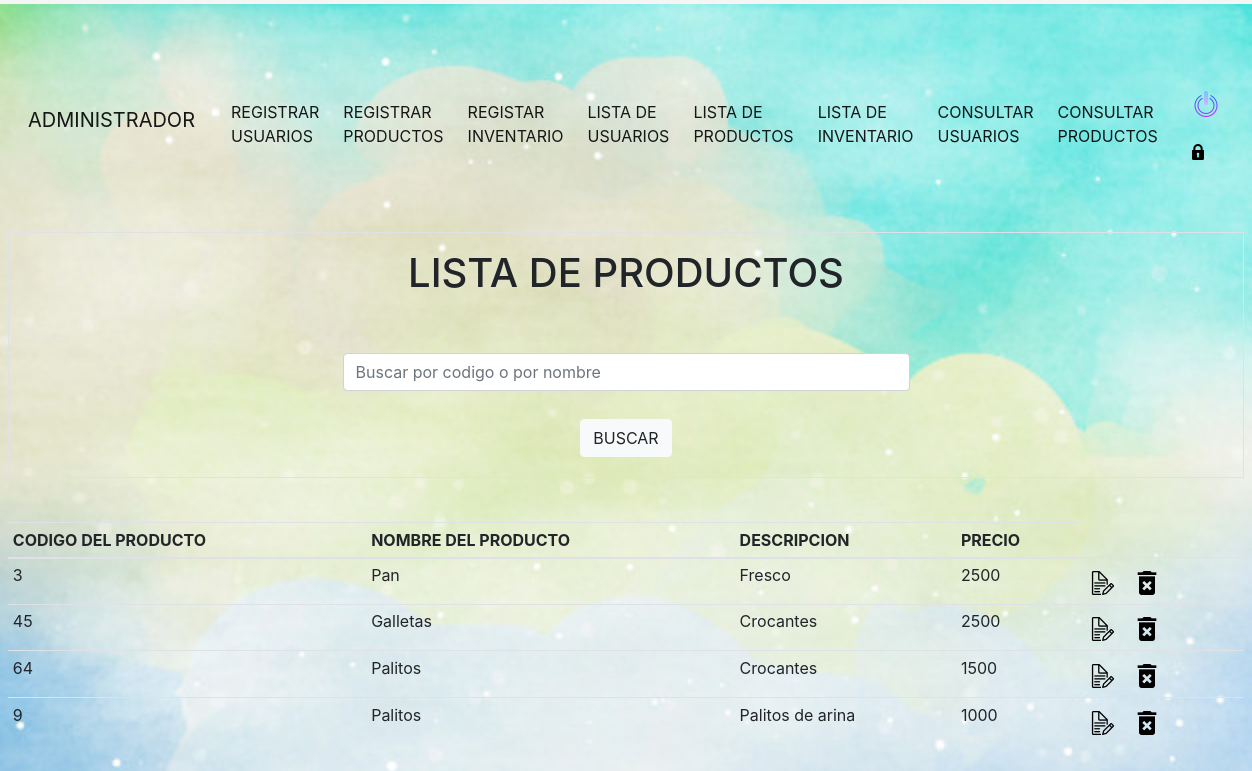
The app's page /consultar_productos.php (signed in) with its own data.
### tables this page shows
CREATE TABLE `permisos` (
  `codigo_permiso` int(11) NOT NULL,
  `permiso` int(11) DEFAULT NULL,
  `usuario` varchar(20) DEFAULT NULL,
  `estado` varchar(20) DEFAULT NULL
);

CREATE TABLE `productos` (
  `codigo_producto` char(11) NOT NULL,
  `nombre_producto` varchar(30) DEFAULT NULL,
  `descripcion` varchar(50) DEFAULT NULL,
  `precio` int(11) DEFAULT NULL
);

### funciones.php (called while the page is built, shortened)
<?php
	function encrypt($string, $key) {
		$result = ''; $key=$key.'2013';
	   	for($i=0; $i<strlen($string); $i++) {
			  $char = substr($string, $i, 1);
			  $keychar = substr($key, ($i % strlen($key))-1, 1);
			  $char = chr(ord($char)+ord($keychar));
			  $result.=$char;
	   	}
	   	return base64_encode($result);
	}
	function cadenas(){
		return 'YABCDFGJAH';
	}
?>

### consultar_productos.php (the view, shortened to what this page needs)
<?php
    include_once("funciones.php");
?>
<!DOCTYPE html>
<html lang="es">
<head>
    <link rel="stylesheet" type="text/css" href="css/bootstrap.min.css">
    <link rel="stylesheet" type="text/css" href="css/miestilo.css">
</head>
<body>
<?php include "menu.php"; ?>
	<table class="table table-bordered">
    	<tr class="well">
    		<td>
    			<h1 align="center">LISTA DE PRODUCTOS</h1>
    			<center>
        			<form name="from3" method="POST" action=" ">
            			<div class="input-prepend input-append col-md-6">
                			<span class="add-on"><i class="icon-search"></i></span>
                			<input type="text" name="buscar"  autocomplete="off"  class="form-control" aria-label="Sizing example input" autofocus="" placeholder="Buscar por codigo o por nombre" >
         				</div>
            			<br>
            			<button type="submit" class="btn btn-light" name="boton">BUSCAR</button>
        			</form>
    			</center>
    		</td>
    	</tr>
    </table>
    <br>
<table class="table table-sm">
    <thead>
        <tr>
            <th scope="col">CODIGO DEL PRODUCTO</th>
            <th scope="col">NOMBRE DEL PRODUCTO</th>
            <th scope="col">DESCRIPCION</th>
            <th scope="col">PRECIO</th>
        </tr>
        </thead>
        <tbody>
            <?php
                if(!empty($_POST['buscar'])){
                    $buscar = limpiar($_POST['buscar']);
                    $pame = mysql_query("SELECT * FROM productos WHERE codigo_producto LIKE '%$buscar%' or nombre_producto LIKE '%$buscar%' ORDER BY codigo_producto");
                }else{
                    $pame = mysql_query("SELECT * FROM productos ORDER BY codigo_producto");
                }
                while ($row = mysql_fetch_array($pame)) {
                    $url=cadenas().encrypt($row['codigo_producto'],'URLCODIGO');
            ?>
                <tr>
                    <td><?php echo $row['codigo_producto'];?></td>
                    <td><?php echo $row['nombre_producto'];?></td>
                    <td><?php echo $row['descripcion'];?></td>
                    <td><?php echo $row['precio'];?></td>
                    <td>
                        <a href="modificar_productos.php?codigo_producto=<?php echo $url; ?>"><img src="img/pencil-and-paper.png"></a>
                        <a href="consultar_productos.php?delete=<?php echo $row['codigo_producto'];?>"><img src="img/delete.png">
                        </a>
                    </td>
                </tr>
            <?php } ?>
        </tbody>
    </table>
</body>
</html>

### menu.php (shortened to what this page needs)
<?php
    $correo = $_SESSION['cod_user'];
    $tipo_usuario = $_SESSION['tipo_user'];
?>
    <nav class="navbar navbar-expand-lg navbar-light  mb-5">
        <a class="navbar-brand" href="#">
          <?php
              if ($tipo_usuario=='administrador') {
                  ?> ADMINISTRADOR <?php
              }else{
                  ?> CAJERO <?php
              }
          ?>
        </a>
        <div class="collapse navbar-collapse" id="navbarSupportedContent">
            <ul class="navbar-nav mr-auto">
                <?php
                    $conn = mysql_query("SELECT * FROM permisos
                                         INNER JOIN permisos_tem
                                         ON permisos.permiso = permisos_tem.codigo_permiso_tem
                                         AND permisos.usuario = '$correo'");
                    while ($row = mysql_fetch_array($conn)) {
                        if($row['nombre_permiso'] == 'registrar_usuarios' && $row['estado'] == 's'){
                            echo '<li class="nav-item">
                                        <a class="nav-link active" href="usuarios.php">REGISTRAR USUARIOS</a>
                                    </li>';
                        }
                        if($row['nombre_permiso'] == 'registrar_productos' && $row['estado'] == 's'){
                            echo '<li class="nav-item">
                                        <a class="nav-link active" href="productos.php">REGISTRAR PRODUCTOS</a>
                                    </li>';
                        }
                        if($row['nombre_permiso'] == 'registrar_inventario' && $row['estado'] == 's'){
                            echo '<li class="nav-item">
                                        <a class="nav-link active" href="inventario.php">REGISTAR INVENTARIO</a>
                                    </li>';
                        }
                        if($row['nombre_permiso'] == 'lista_usuarios' && $row['estado'] == 's'){
                            echo '<li class="nav-item active">
                                        <a class="nav-link" href="consultar_usuario.php">LISTA DE USUARIOS</a>
                                    </li>';
                        }
                        if($row['nombre_permiso'] == 'lista_productos' && $row['estado'] == 's'){
                            echo '<li class="nav-item active">
                                        <a class="nav-link" href="consultar_productos.php">LISTA DE PRODUCTOS</a>
                                    </li>';
                        }
                        if($row['nombre_permiso'] == 'lista_inventario' && $row['estado'] == 's'){
                            echo '<li class="nav-item active">
                                        <a class="nav-link " href="consultar_inventario.php">LISTA DE INVENTARIO</a>
                                    </li>';
                        }
                        if($row['nombre_permiso'] == 'consultar_usuarios' && $row['estado'] == 's'){
                            echo '<li class="nav-item active">
                                        <a class="nav-link " href="consultar_usuariosdos.php">CONSULTAR USUARIOS</a>
                                    </li>';
                        }
                        if($row['nombre_permiso'] == 'consultar_productos' && $row['estado'] == 's'){
                            echo '<li class="nav-item active">
                                        <a class="nav-link " href="cosultar_productosdos.php">CONSULTAR PRODUCTOS</a>
                                    </li>';
                        }
                    }
                ?>
            </ul>
            <form class="form-inline my-2 my-lg-0">
                    <a href="cerrar_sesion.php"><span aria-hidden="true"><img src="img/logout.png"></span></a>
                    <a href="cambiar_contrasena.php"><span aria-hidden="true"><img src="img/bloquear.png"></span></a>
                </form>
        </div>
    </nav>

### css/miestilo.css (style rules this page uses)
* { padding: 4px; margin-top:4px; }
body { background-image: url(../img/depositphotos_128913142-stock-photo-pastel-colored-background-with-gradient.jpg); font-size: 16px; background-repeat:no-repeat; background-size: cover; padding-top: 40px; padding-bottom: 40px; background-color: #f5f5f5; }

### records on screen
permisos: estado "REGISTRAR USUARIOS"
permisos: estado "REGISTRAR PRODUCTOS"
permisos: estado "REGISTAR INVENTARIO"
permisos: estado "LISTA DE USUARIOS"
permisos: estado "LISTA DE PRODUCTOS"
permisos: estado "LISTA DE INVENTARIO"
permisos: estado "CONSULTAR USUARIOS"
permisos: estado "CONSULTAR PRODUCTOS"
productos: codigo_producto "3", nombre_producto "Pan", descripcion "Fresco", precio "2500"
productos: codigo_producto "45", nombre_producto "Galletas", descripcion "Crocantes", precio "2500"
productos: codigo_producto "64", nombre_producto "Palitos", descripcion "Crocantes", precio "1500"
productos: codigo_producto "9", nombre_producto "Palitos", descripcion "Palitos de arina", precio "1000"
